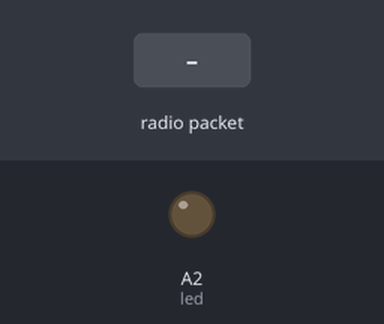
A sketch run on a simulated Arduino Uno, built with avr-gcc and run on an emulated ATmega328P. On the bench: output pins drawn as LEDs (lit = HIGH). The inputs (shaded band) are chosen by the test bench. No radio packets arrive unless stated; pins used as bus, display or sensor lines are not drawn; what the sketch prints to the serial monitor is not drawn.

Above: at 1.2 s.
1.3 s: radio packet "1" arrives
Timing chart, 0 to 4.3 s (numbered marks = the images above; inputs shaded):
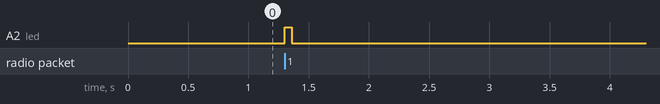

Measured:
- after the input at 1.3 s, A2 (led): LOW → HIGH at once, → LOW 0.06 s later

The sketch:

dragino.ino
```cpp
#include <SPI.h>
#include <RH_RF95.h>

// Dragino LG01-P
#define LORA_SS    10
#define LORA_RST   9
#define LORA_INT   2 // DIO0 connect to D2

RH_RF95 rf95(LORA_SS, LORA_INT);
int led = A2; // LED Dragino
float frequency = 433.0; // Your's default freq

void setup() {
  pinMode(led, OUTPUT);
  Serial.begin(115200); // connect with Linux (Atheros)
  while (!Serial);

  Serial.println("--- DRAGINO LORA RECEIVER START ---");

  pinMode(LORA_RST, OUTPUT);
  digitalWrite(LORA_RST, HIGH);
  digitalWrite(LORA_RST, LOW);
  delay(10);
  digitalWrite(LORA_RST, HIGH);
  delay(10);

  if (!rf95.init()) {
    Serial.println("LoRa init failed!");
    while (1);
  }

  if (!rf95.setFrequency(frequency)) {
    Serial.println("Set frequency failed!");
    while (1);
  }

  rf95.setTxPower(13);
  Serial.print("Listening on: "); Serial.print(frequency); Serial.println(" MHz");
}

void loop() {
  if (rf95.available()) {
    uint8_t buf[RH_RF95_MAX_MESSAGE_LEN];
    uint8_t len = sizeof(buf);

    if (rf95.recv(buf, &len)) {
      digitalWrite(led, HIGH);

      // Print in Serial clean text, which read Linux-script
      Serial.print("RX: ");
      Serial.print((char*)buf);
      Serial.print(" | RSSI: ");
      Serial.println(rf95.lastRssi(), DEC);

      // Sending (ACK) to ESP32
      uint8_t data[] = "ACK from Dragino";
      rf95.send(data, sizeof(data));
      rf95.waitPacketSent();

      digitalWrite(led, LOW);
    }
  }
}
```
